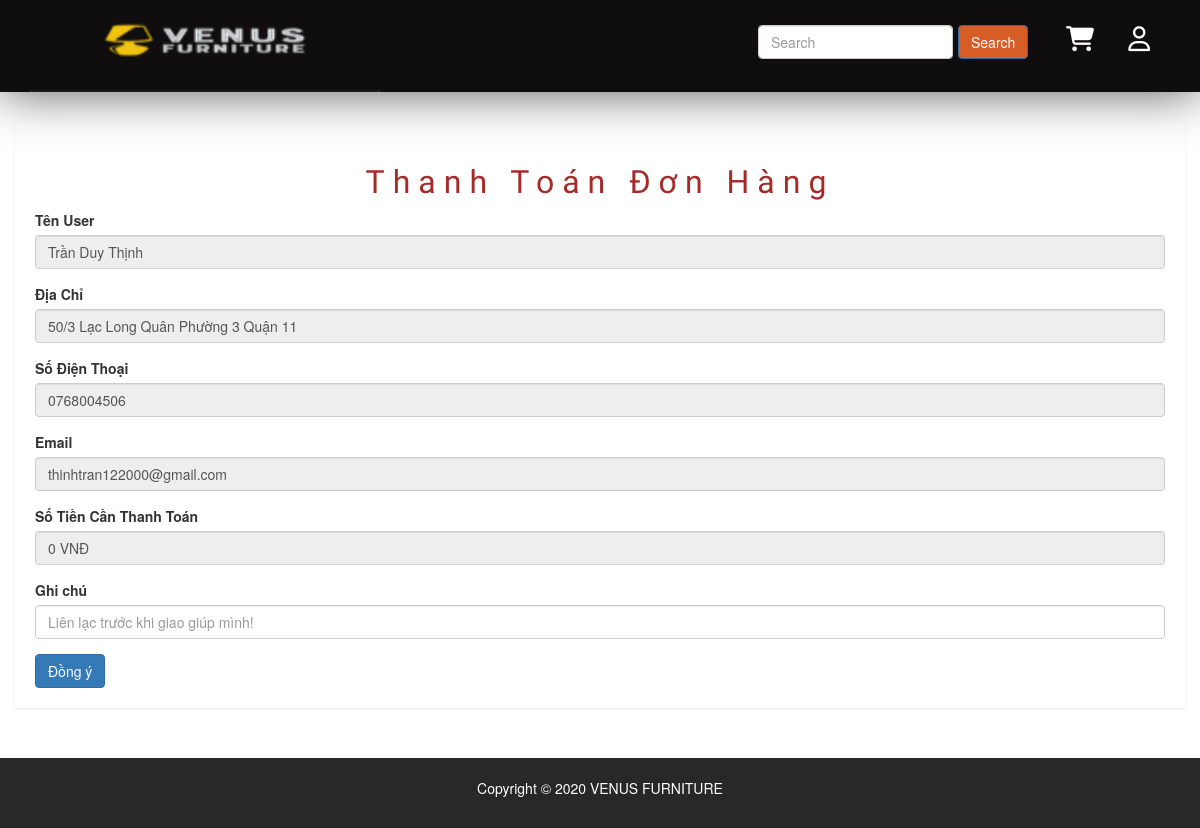
Page /public/pages/thanh-toan.php on the earlier database version.
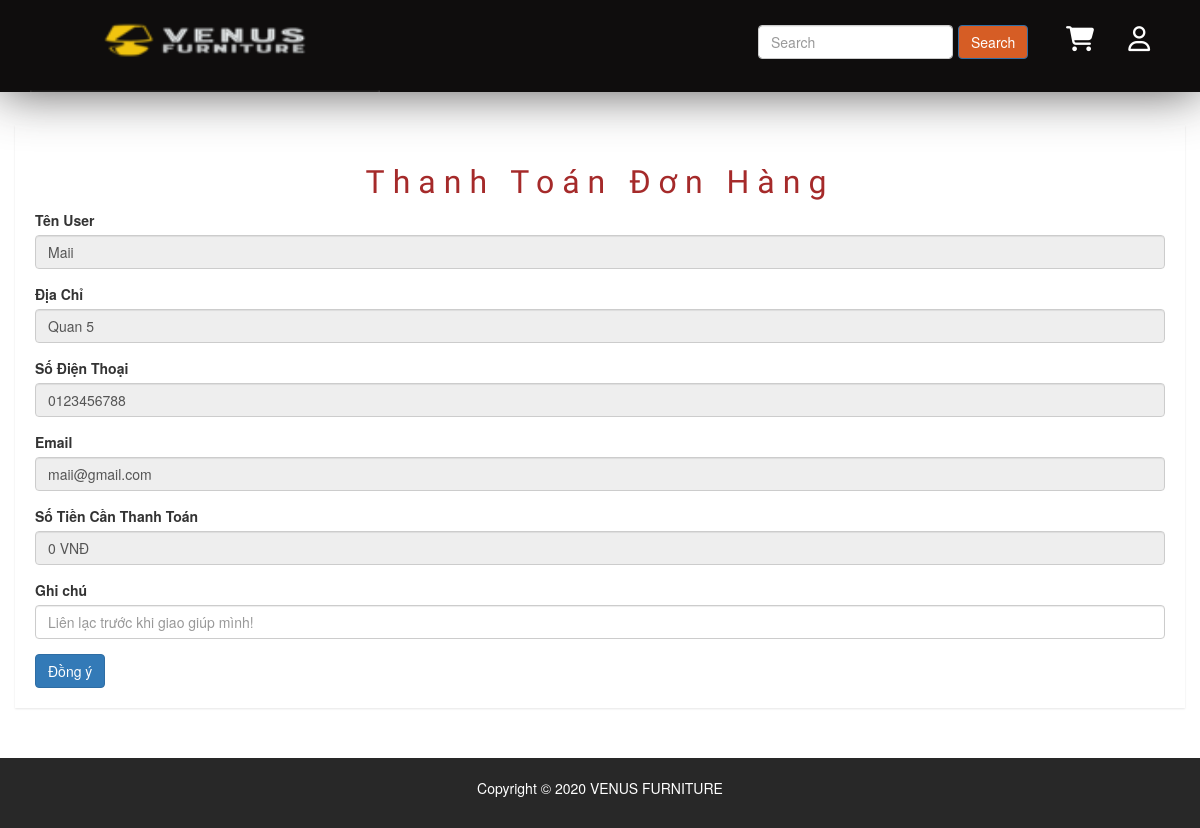
Same page on the later database version.
### tables this page shows
CREATE TABLE `users` (
  `id` int(50) NOT NULL,
  `name` varchar(100) DEFAULT NULL,
  `email` varchar(100) DEFAULT NULL,
  `address` varchar(100) DEFAULT NULL,
  `phone` char(15) DEFAULT NULL,
  `Account` varchar(100) NOT NULL,
  `password` varchar(100) DEFAULT NULL,
  `avatar` char(50) DEFAULT NULL,
  `created_at` timestamp NULL DEFAULT NULL,
  `updated_at` timestamp NULL DEFAULT NULL ON UPDATE current_timestamp()
);

### libraries/Database.php (called while the page is built, shortened)
<?php
class DataProvider
{
	public static function ExecuteQuery($sql)
	{
		try{
			$connection = mysqli_connect("localhost","root","", "web_noi_that-1");
			mysqli_query($connection, "set names 'utf8'");
			$result = mysqli_query($connection, $sql);
			return $result;
		}catch(Exception $ex)
		{
			return null;
		}
    }
}
?>

### public/pages/thanh-toan.php (the view, shortened to what this page needs)
<?php
require_once __DIR__ . "/../../layouts/header.php";
?>
<div class="product-status mg-tb-15" style="min-height:618px">
    <div class="container-fluid">
        <div class="row">
            <div class="col-lg-12 col-md-12 col-sm-12 col-xs-12">
                <div class="product-status-wrap">
                    <h2 class="text-center">Thanh Toán Đơn Hàng </h2>
                    <form action="" method="post" enctype="multipart/form-data" id="USedit">
                        <?php
                        try {
                            $sql = "SELECT * FROM users";
                            $result = DataProvider::ExecuteQuery($sql);
                            $row = mysqli_fetch_array($result);
                        } catch (Exception $ex) {
                            echo "Không thể mở CSDL";
                        }
                        ?>
                        <div class="form-group">
                            <label>Tên User</label>
                            <input readonly="" type="text" class="form-control" placeholder="Enter name" name="TenUS" value="<?php echo $row['name'] ?>">
                        </div>
                        <div class="form-group">
                            <label>Địa Chỉ</label>
                            <input readonly="" type="text" class="form-control" placeholder="351 Lạc Long Quân-Phường 4- Quận 5- Thành Phố Hồ Chí Minh" name="address" value="<?php echo $row['address'] ?>">
                        </div>
                        <div class="form-group">
                            <label>Số Điện Thoại</label>
                            <input readonly="" type="number" class="form-control" placeholder="0345197655" name="phone" value="<?php echo $row['phone'] ?>">
                        </div>
                        <div class="form-group">
                            <label>Email</label>
                            <input readonly="" type="email" class="form-control" placeholder="ABC@gmail.com" name="email" value="<?php echo $row['email'] ?>">
                        </div>
                        <div class="form-group">
                            <label>Số Tiền Cần Thanh Toán</label>
                            <input readonly="" type="text" class="form-control" placeholder="" name="tongtien" value="<?php echo number_format($_SESSION['tongtien'],0) ?> VNĐ">
                        </div>
                        <div class="form-group">
                            <label>Ghi chú</label>
                            <input  type="text" class="form-control" placeholder="Liên lạc trước khi giao giúp mình!" name="note" >
                        </div>
                        <button type="submit" class="btn btn-primary">Đồng ý</button>
                    </form>
                </div>
            </div>
        </div>
    </div>
</div>
<?php
require_once __DIR__ . "/../../layouts/footer.php" ?>

### layouts/header.php (shortened to what this page needs)
<!DOCTYPE html>
<html>
<head>
    <link rel="stylesheet" href="/redirect?Id=CvmsVv9asuSiOaRBBz9urpS909ixNzNqI37%2b8O1yQr4%3d">
    <link rel="stylesheet" type="text/css" href="../vendors/fonts/css/fontawesome.css">
    <link rel="stylesheet" type="text/css" href="../resources/css/styles.css">
    <link rel="stylesheet" href="../vendors/css/bootstrap.css">
    <link rel="stylesheet" href="../resources/css/queries.css">
    <link rel="stylesheet" href="../vendors/css/bootstrap-grid.css">
    <link rel="stylesheet" href="css/bootstrap.min.css">
    <link rel="stylesheet" href="css/font-awesome.min.css">
    <link rel="stylesheet" href="css/owl.carousel.css">
    <link rel="stylesheet" href="css/owl.theme.css">
    <link rel="stylesheet" href="css/owl.transitions.css">
    <link rel="stylesheet" href="css/animate.css">
    <link rel="stylesheet" href="css/normalize.css">
    <link rel="stylesheet" href="css/meanmenu.min.css">
    <link rel="stylesheet" href="css/main.css">
    <link rel="stylesheet" href="css/morrisjs/morris.css">
    <link rel="stylesheet" href="css/scrollbar/jquery.mCustomScrollbar.min.css">
    <link rel="stylesheet" href="css/metisMenu/metisMenu.min.css">
    <link rel="stylesheet" href="css/metisMenu/metisMenu-vertical.css">
    <link rel="stylesheet" href="css/calendar/fullcalendar.min.css">
    <link rel="stylesheet" href="css/calendar/fullcalendar.print.min.css">
    <link rel="stylesheet" href="style.css">
    <link rel="stylesheet" href="css/responsive.css">
    <link rel="stylesheet" href="https://maxcdn.bootstrapcdn.com/bootstrap/3.3.5/css/bootstrap.min.css"><script src="https://maxcdn.bootstrapcdn.com/bootstrap/3.3.5/js/bootstrap.min.js"></script>
</head>
<body>
    <div class="sticky">
        <nav>
            <a href="../index.php"><img class="logo"
                    src="../resources/img/hinh/logo3.png" alt="logo"></a>
            <div>
            <ul class="main-nav">
              <li>
                <form class="form-inline " id="reseach" action="show-row.php" method="get">
             <input class="form-control mr-sm-2" type="search" placeholder="Search" aria-label="Search" name="search">
              <button class="btn my-2 my-sm-0" type="submit" name="ok" value="search" style="color: white ;background-color:rgb(214, 93, 37);;border-color:#2e6da4">Search</button>
           </form>
          </li>
                    <a class="fas fa-shopping-cart " href="gio-hang.php" id="icoi"></a>
                    <?php if (isset($_SESSION['name'])) :   ?>
                        <div class="btn-group">
                            <button type="button" class="btn btn-info dropdown-toggle" data-toggle="dropdown" aria-haspopup="true" aria-expanded="false">
                           <?php echo $_SESSION['name'] ?>
                            </button>
                            <div class="dropdown-menu">
                                <a class="dropdown-item" href="don-hang.php">Đơn hàng</a>
                                <a class="dropdown-item" href="#"></a>
                                <a class="dropdown-item" href="ho-so.php">Hồ sơ</a>
                                <div class="dropdown-divider"></div>
                                <a class="dropdown-item" href="/TTT/public/pages/thoat.php">Đăng xuất</a>
                            </div>
                        </div>
                    <?php else : ?>
                        <a class="far fa-user " href="login.php" id="icoi"></a>
                    <?php endif ?>
                </ul>
            </div>
        </nav>
    </div>
    <div id="SITE_HEADER-placeholder"></div>

### layouts/footer.php (shortened to what this page needs)
    <footer id="foot">
        <p>
            Copyright &copy; 2020 VENUS FURNITURE
        </p>
    </footer>
    <link rel="stylesheet" href="../vendors/css/magnific-popup.css">
</body>
</html>

### public/resources/css/styles.css (style rules this page uses)
* { padding: 0 px; margin: 0 px; box-sizing: border-box; }
html { font-family: "Lato", sans-serif; font-size: 25 px; color: black; background-color: #ffffff; text-rendering: optimizeLegibility; font-weight: 400; }
body { overflow-x: hidden; }
.logo { width: 400px; float: left; margin-left: 30px; margin-top: 10px; display: block; }
#icoi { text-decoration: none; color: white; font-size: 25px; margin-right: 30px; }
.main-nav { float: right; list-style: none; margin-right: 20px; margin-top: 40px; padding-left: 0px; z-index: 1; }
.main-nav li { display: inline-block; margin: 5px 10px; }
.sticky { background-color: rgb(15, 13, 13); position: fixed; top: 0 px; left: 0px; z-index: 900; width: 100%; box-shadow: 0 0px 50px 0 rgba(46, 44, 44, 0.8); }
.sticky .logo { width: 350px; margin-top: -10px; padding-bottom: -80px; }
.sticky .main-nav { margin-top: 20px; }
footer { text-align: center; background-color: rgb(40, 40, 40); color: white; padding: 20px; bottom: 0px; }
#SITE_HEADER-placeholder { height: 110px; display: block; }

### public/pages/css/main.css (style rules this page uses)
html { color: #222; font-size: 1em; line-height: 1.4; }
audio, canvas, iframe, img, svg, video { vertical-align: middle; }

### public/pages/style.css (style rules this page uses)
html, body { height: 100%; font-family: 'Play', sans-serif;font-weight:400;background:#f5f5f5; }
img { max-width:100%;height:auto }
p { margin:0 0 15px; }
h1, h2, h3, h4, h5, h6 { margin: 0 0 10px; font-weight:700; }
a { transition: all 0.3s ease 0s;text-decoration:none; }
a:visited, a:link, a:active { text-decoration: none; }
ul { list-style: outside none none; margin: 0; padding: 0 }
.mg-tb-15 { margin:15px 0px; }
.form-control { background-color: #FFFFFF; background-image: none; border: 1px solid #e5e6e7; border-radius: 1px; color: inherit; display: block; padding: 6px 12px; transition: border-color 0.15s ease-in-out 0s, box-shadow 0.15s ease-in-out 0s; width: 100%; }
.product-sales-chart, .analytics-info-cs, .tranffic-als-inner, .analytics-rounded, .single-new-trend, .personal-info-wrap, .author-widgets-single, .calender-inner, .product-status-wrap, .review-tab-pro-inner, .income-dashone-total, .analytics-adminpro-wrap, .analytics-sparkle-line, .analysis-progrebar, .sparkline8-list, .sparkline9-list, .sparkline7-list, .sparkline10-list, .sparkline12-list, .sparkline13-list, .sparkline14-list, .sparkline13-list, .sparkline11-list, .x-editable-list, .code-editor-single, .blog-details-inner, .charts-single-pro, .about-sparkline, .sparkline-list, .button-ad-wrap, .tab-content-details, .sparkline16-list, .sparkline15-list, .tinymce-single { padding:20px; background:#fff; -webkit-box-shadow: 0px 1px 2px 0px rgba(0, 0, 0, 0.1); box-shadow: 0px 1px 2px 0px rgba(0, 0, 0, 0.1); }

### public/pages/thanh-toan.php (style rules this page uses)
h2 { font-family: "Dancing Script", cursive; font-size: xx-large; letter-spacing: 8px; color: brown; }

Differences in the rows shown:
removed users: TenUS "Trần Duy Thịnh", address "50/3 Lạc Long Quân Phường 3 Quận 11", phone "0768004506", email "thinhtran122000@gmail.com"
now on this page (row edited): users: TenUS "Maii", address "Quan 5", phone "0123456788", email "maii@gmail.com"
